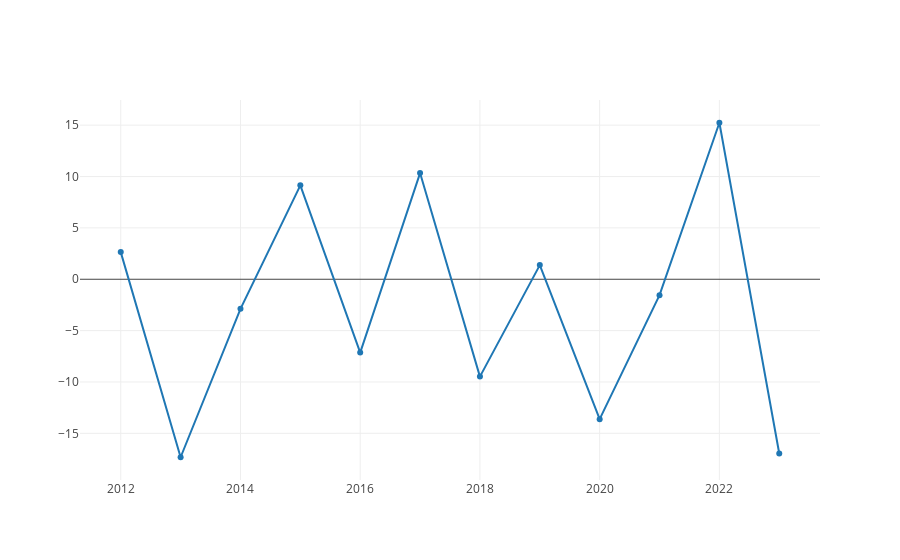

The notebook cell saved with this chart:
### Markdown cell above
## Crecimiento de las energias

### Code cell
import org.apache.spark.sql.expressions.Window
import org.apache.spark.sql.functions._
def crecimientoPorcentualEnergia(df: DataFrame, energia: String) = {
val df = dataFrameBalance.groupBy($"Tipo", date_format(col("FechaCompleta"), "yyyy").as("Año"))
  .agg(sum("Valor").as("ValorAnual")) // Renombrar la suma para mayor claridad
  .filter($"Tipo" === energia)
  .filter($"Año" =!= 2010)
  .orderBy("Año")

// Definir la ventana para calcular el valor del año anterior
val windowSpec = Window.partitionBy("Tipo").orderBy("Año")

// Calcular el valor del año anterior
val dfWithPreviousYear = df.withColumn("ValorAnterior", lag("ValorAnual", 1).over(windowSpec))

// Calcular el crecimiento porcentual
val dfWithGrowth = dfWithPreviousYear.withColumn(
  "CrecimientoAnualPorcentaje",
  when(col("ValorAnterior").isNotNull, (col("ValorAnual") - col("ValorAnterior")) / col("ValorAnterior") * 100)
    .otherwise(lit(null)) // Si no hay valor anterior, dejar nulo
).filter($"CrecimientoAnualPorcentaje".isNotNull)

val mediaCrecimientoAnual = dfWithGrowth
    .agg(avg("CrecimientoAnualPorcentaje").as("MediaCrecimientoAnual")) //Calcular media
    .select("MediaCrecimientoAnual")
    .as[Double]
    .first()



val seqAños = dfWithGrowth.filter($"Año" =!= 2024).select("Año").as[String].collect.toSeq
val seqPorcentajes = dfWithGrowth.filter($"Año" =!= 2024).select("CrecimientoAnualPorcentaje").as[Double].collect.toSeq
val trace = Scatter(seqAños, seqPorcentajes, name = "Crecimiento")
val data = Seq(trace)
    
printf("Media de Crecimiento Anual: %.2f%%\n", mediaCrecimientoAnual )
plot(data)
}
crecimientoPorcentualEnergia(dataFrameBalance, "Generación no renovable")

### Figure 1 — Plotly figure (JSON) as saved in the notebook; plotly's stock layout.template omitted (floating-point values rounded to 4 significant figures)
{"data": [{"name": "Crecimiento", "type": "scatter", "x": ["2012", "2013", "2014", "2015", "2016", "2017", "2018", "2019", "2020", "2021", "2022", "2023"], "y": [2.643, -17.33, -2.883, 9.139, -7.141, 10.34, -9.477, 1.377, -13.62, -1.553, 15.24, -16.96]}], "layout": {"autosize": true, "xaxis": {"autorange": true, "range": [2011.0, 2024.0], "type": "linear"}, "yaxis": {"autorange": true, "range": [-19.71, 17.62], "type": "linear"}}}
